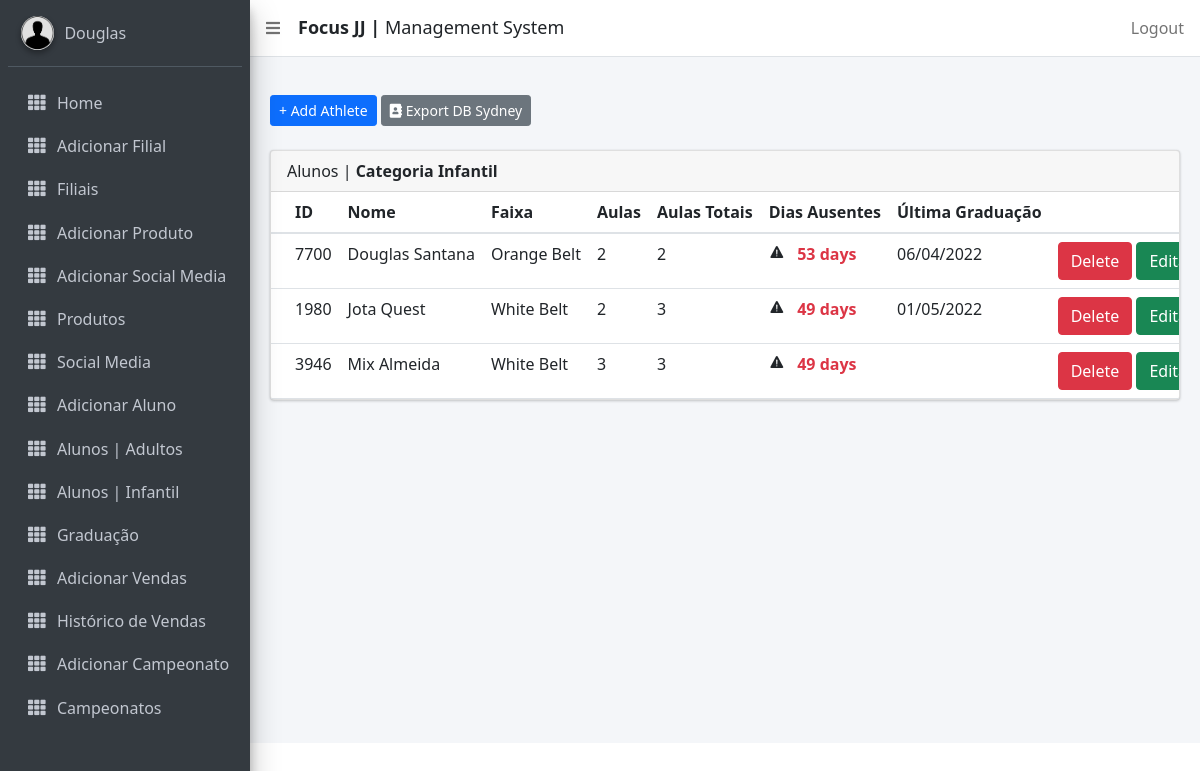
Page /managealunos/kids (signed in) on the earlier database version.
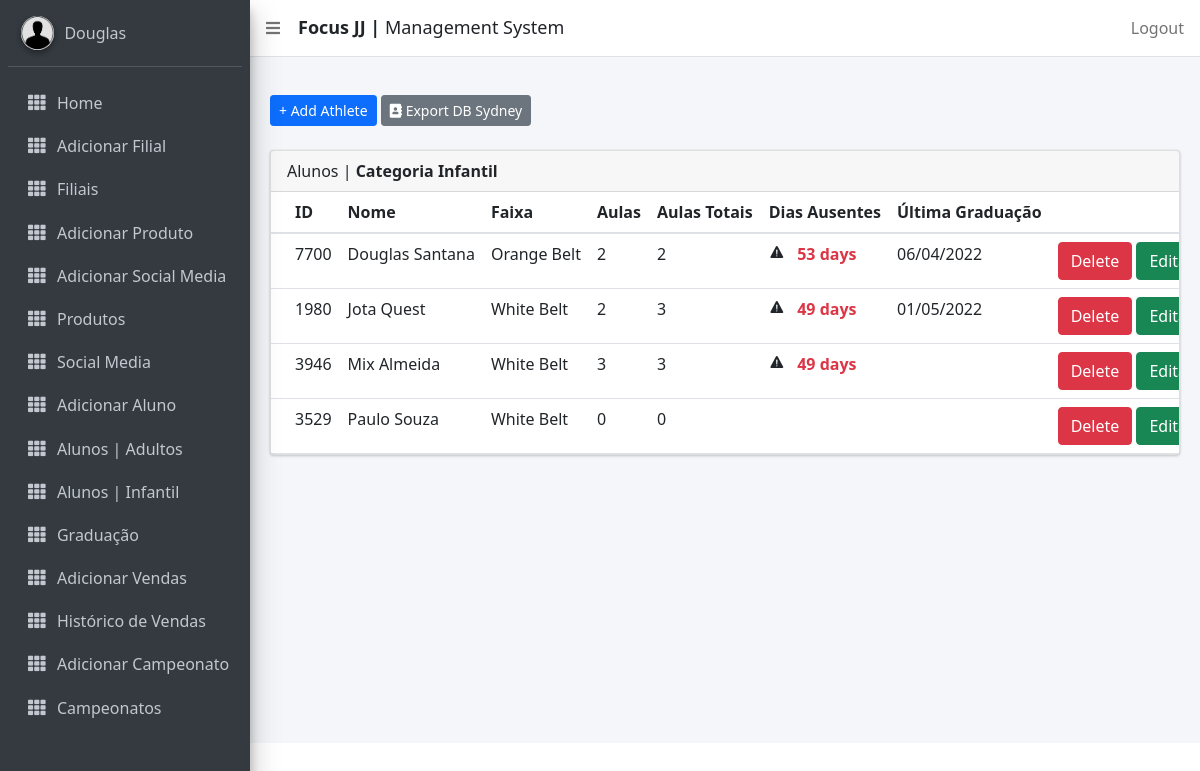
Same page on the later database version.
### focusbjj/models.py (models this page shows, shortened)
class Aluno(models.Model):
    DoesNotExist = None
    objects = None
    id = ShortUUIDField(primary_key=True, editable=False, alphabet="0123456789", length=4)
    photo = models.ImageField(upload_to='photos/', null=True, blank=True)
    nome = models.CharField(max_length=15, verbose_name='Name')
    middle_name = models.CharField(max_length=20, verbose_name='Middle Name', blank=True, null=True)
    surname = models.CharField(max_length=15, verbose_name='Last Name', null=True)
    phone = models.CharField(max_length=15, help_text='Use only numbers')
    email = models.EmailField(max_length=128)
    location = models.ForeignKey(CustomUser, related_name="alunos", on_delete=models.CASCADE)
    address = models.CharField(max_length=255, blank=True, null=True)
    belt = models.CharField(max_length=255, choices=BELT)
    stripe = models.CharField(max_length=255, choices=GRAU)
    join_date = models.DateTimeField()
    time_stamp = models.DateTimeField(auto_now=True, null=True)
    gender = models.CharField(max_length=255, choices=GENDER)
    dob = models.DateField(verbose_name='Date of Birth',)
    is_blocked = models.BooleanField(default=False)
    agreement = models.BooleanField(default=False)
    USERNAME_FIELD = 'id'
    def idade(self): #POR ANO DE NASCIMENTO
        today = date.today()
        idade = today.year - self.dob.year #- ((today.month, today.day) < (self.dob.month, self.dob.day))
        return idade
    class Meta:
        ordering = ["nome"]

class Graduation(models.Model):
    objects = None
    aluno = models.ForeignKey(Aluno, related_name='graduacao', on_delete=models.CASCADE, verbose_name='_(Aluno')
    master = models.CharField(max_length=15, null=True, verbose_name=_('Professor'))
    belt = models.CharField(max_length=255, choices=BELT, verbose_name=_('Faixa'))
    stripe = models.CharField(max_length=255, choices=GRAU, verbose_name=_('Grau'))
    time_stamp = models.DateTimeField(null=True, verbose_name=_('Data'))

class GetAttendance(models.Model):
    objects = None
    aluno = models.ForeignKey(Aluno, on_delete=models.CASCADE, verbose_name='Athlete')
    attendance = models.DateTimeField(default=timezone.now)

### focusbjj/views.py (the view)
# urls.py: path('managealunos/kids', views.ManageAlunosKids.as_view(), name='managealunoskids'),
class ManageAlunosKids(LoginRequiredMixin, ListView):
    template_name = 'managealunos_kids.html'
    model = Aluno
    def get_queryset(self):
        queryset = super().get_queryset()
        filter = AlunoFilter(self.request.GET, queryset)
        return filter.qs
    def get_context_data(self, **kwargs):
        context = super(ManageAlunosKids, self).get_context_data(**kwargs)
        context['alunos'] = Aluno.objects.all()
        return context

### focusbjj/templatetags/attendance_tags.py (called while the page is built)
@register.filter
def get_count_att_aluno(aluno_instance):
    return len(GetAttendance.objects.filter(aluno_id=aluno_instance.id))

@register.filter
def last_att_aluno(aluno_instance):
    att = GetAttendance.objects.filter(aluno_id=aluno_instance.id).order_by('-attendance')
    if att[0].attendance + timedelta(days=15) < timezone.now():
        tempo = timezone.now() - att[0].attendance
        return tempo
    else:
        return ''

@register.filter
def current_belt(aluno_instance):
    belt = Graduation.objects.filter(aluno_id=aluno_instance.id).order_by('-time_stamp')
    if belt:
        current = belt[0].belt
    else:
        current = aluno_instance.belt
    return current

@register.filter
def last_graduation(aluno_instance):
    last_grad = Graduation.objects.filter(aluno_id=aluno_instance.id).order_by('-time_stamp')
    if last_grad:
        date = last_grad[0].time_stamp
    else:
        date = 'Not Graduated'
    return date

### focusbjj/templates/managealunos_kids.html (shortened to what this page needs)
{% extends 'base_template.html' %}
{% load static %}
{% load attendance_tags %}
{% load i18n %}
{% block content %}
<section class="content">
        <div class="container-fluid">
            <a class="btn btn-primary btn-sm" href="{% url 'focusbjj:add_aluno' %}" role="button">+ Add Athlete</a>
            <a href="{% url 'focusbjj:export_xlsx' %}" class="btn btn-sm btn-secondary"><i class="fas fa-address-book main-logo-icon"></i> Export DB {{ user.location }} </a> <br/>&nbsp;
            <div class="row">
                <div class="col-md-12">
                    <div class="card">
                        <div class="card-header">
                            <p>{% trans "Alunos" %} | <b>{% trans "Categoria Infantil" %}</b></p>
                        </div>
                <div class="card-body table-responsive p-0">
                <table class="table table-hover text-nowrap">
                <thead>
                    <tr>
                    <th>ID</th>
                    <th>{% trans "Nome" %}</th>
                    <th>{% trans "Faixa" %}</th>
                    <th>{% trans "Aulas" %}</th>
                    <th>{% trans "Aulas Totais" %}</th>
                    <th>{% trans "Dias Ausentes" %}</th>
                    <th>{% trans "Última Graduação" %}</th>
                    <th></th>
                    </tr>
                </thead>
                <tbody>
                {% for aluno in request.user.alunos.all|dictsort:"nome" %}
                   {% if aluno.idade <= 17 %}
                    <tr>
                    <td>{{ aluno.id }}</td>
                    <td>{{ aluno.nome|title }} {{ aluno.surname|title }}</td>
                    <td>
                        {% if aluno|current_belt %}
                        {{ aluno|current_belt }}
                        {% else %}
                        {{ aluno.belt }}
                        {% endif %}
                    </td>
                    <td>
                        {% if aluno|new_attendance == None %}
                        {{ aluno|get_count_att_aluno }}
                        {% else %}
                        {{ aluno|new_attendance }}
                        {% endif %}
                    </td>
                    <td>{{ aluno|get_count_att_aluno }}</td>
                    <td>
                        {% if aluno|get_count_att_aluno %}
                        {% if aluno|last_att_aluno %}
                            <ion-icon name="warning"></ion-icon>
                            <strong class="text-red"> &nbsp; {{ aluno|last_att_aluno|cut:"," |slice:"7"}}</strong>
                        {% endif %}
                        {% endif %}
                    </td>
                    <td>{{ aluno|last_graduation|date:"d/m/Y" }}</td>
                    <td>
                        <a href="{% url 'focusbjj:deletealunos' aluno.pk %}" class="btn btn-danger">Delete</a>
                        <a href="{% url 'focusbjj:editaralunos' aluno.pk %}" class="btn btn-success">Editar</a>
                    </td>
                    </tr>
                {% endif %}
                {% endfor %}
                </tbody>
                </table>
                        </div>
                        </div>
                </div>
            </div>
        </div>
      </section>
{% endblock %}

Differences in the rows shown:
added Aluno: id "3529", nome "Paulo", surname "Souza", id+belt "White Belt", id "0"
